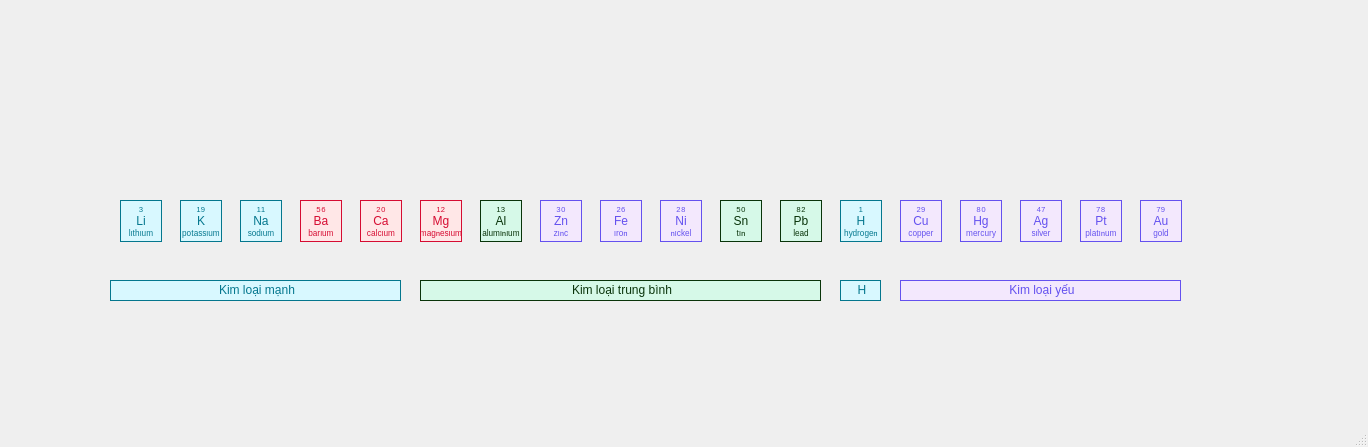
<?xml version="1.0" encoding="UTF-8"?>
<ui version="4.0">
 <class>MainWindow</class>
 <widget class="QMainWindow" name="MainWindow">
  <property name="geometry">
   <rect>
    <x>0</x>
    <y>0</y>
    <width>1368</width>
    <height>447</height>
   </rect>
  </property>
  <property name="windowTitle">
   <string>MainWindow</string>
  </property>
  <widget class="QWidget" name="centralwidget">
   <widget class="QPushButton" name="PB_Ba">
    <property name="geometry">
     <rect>
      <x>300</x>
      <y>200</y>
      <width>42</width>
      <height>42</height>
     </rect>
    </property>
    <property name="styleSheet">
     <string>background-color: #ffe7e7; color: #d60c32; border: 1px solid #d60c32;</string>
    </property>
    <property name="text">
     <string>₅₆
Ba
ᵇᵃʳᶦᵘᵐ</string>
    </property>
   </widget>
   <widget class="QPushButton" name="PB_Na">
    <property name="geometry">
     <rect>
      <x>240</x>
      <y>200</y>
      <width>42</width>
      <height>42</height>
     </rect>
    </property>
    <property name="styleSheet">
     <string>background-color: #d8f8ff; color: #04778e; border: 1px solid #04778e;</string>
    </property>
    <property name="text">
     <string>₁₁
Na
ˢᵒᵈᶦᵘᵐ</string>
    </property>
   </widget>
   <widget class="QPushButton" name="PB_K">
    <property name="geometry">
     <rect>
      <x>180</x>
      <y>200</y>
      <width>42</width>
      <height>42</height>
     </rect>
    </property>
    <property name="styleSheet">
     <string>background-color: #d8f8ff; color: #04778e; border: 1px solid #04778e;</string>
    </property>
    <property name="text">
     <string>₁₉
K
ᵖᵒᵗᵃˢˢᶦᵘᵐ</string>
    </property>
   </widget>
   <widget class="QPushButton" name="PB_Ca">
    <property name="geometry">
     <rect>
      <x>360</x>
      <y>200</y>
      <width>42</width>
      <height>42</height>
     </rect>
    </property>
    <property name="styleSheet">
     <string>background-color: #ffe7e7; color: #d60c32; border: 1px solid #d60c32;</string>
    </property>
    <property name="text">
     <string>₂₀
Ca
ᶜᵃˡᶜᶦᵘᵐ</string>
    </property>
   </widget>
   <widget class="QPushButton" name="PB_Li">
    <property name="geometry">
     <rect>
      <x>120</x>
      <y>200</y>
      <width>42</width>
      <height>42</height>
     </rect>
    </property>
    <property name="styleSheet">
     <string notr="true">background-color: #d8f8ff; color: #04778e; border: 1px solid #04778e;</string>
    </property>
    <property name="text">
     <string>₃
Li
ˡᶦᵗʰᶦᵘᵐ</string>
    </property>
   </widget>
   <widget class="QPushButton" name="PB_Ag">
    <property name="geometry">
     <rect>
      <x>1020</x>
      <y>200</y>
      <width>42</width>
      <height>42</height>
     </rect>
    </property>
    <property name="styleSheet">
     <string>background-color: #f3e8fd; color: #6451ef; border: 1px solid #6451ef;</string>
    </property>
    <property name="text">
     <string>₄₇
Ag
ˢᶦˡᵛᵉʳ</string>
    </property>
   </widget>
   <widget class="QPushButton" name="PB_Zn">
    <property name="geometry">
     <rect>
      <x>540</x>
      <y>200</y>
      <width>42</width>
      <height>42</height>
     </rect>
    </property>
    <property name="styleSheet">
     <string>background-color: #f3e8fd; color: #6451ef; border: 1px solid #6451ef;</string>
    </property>
    <property name="text">
     <string>₃₀
Zn
ᶻᶦⁿᶜ</string>
    </property>
   </widget>
   <widget class="QPushButton" name="PB_Sn">
    <property name="geometry">
     <rect>
      <x>720</x>
      <y>200</y>
      <width>42</width>
      <height>42</height>
     </rect>
    </property>
    <property name="styleSheet">
     <string>background-color: #d6f9e8; color: #09340a; border: 1px solid #09340a;</string>
    </property>
    <property name="text">
     <string>₅₀
Sn
ᵗᶦⁿ</string>
    </property>
   </widget>
   <widget class="QPushButton" name="PB_Pt">
    <property name="geometry">
     <rect>
      <x>1080</x>
      <y>200</y>
      <width>42</width>
      <height>42</height>
     </rect>
    </property>
    <property name="styleSheet">
     <string>background-color: #f3e8fd; color: #6451ef; border: 1px solid #6451ef;</string>
    </property>
    <property name="text">
     <string>₇₈
Pt
ᵖˡᵃᵗᶦⁿᵘᵐ</string>
    </property>
   </widget>
   <widget class="QPushButton" name="PB_Al">
    <property name="geometry">
     <rect>
      <x>480</x>
      <y>200</y>
      <width>42</width>
      <height>42</height>
     </rect>
    </property>
    <property name="styleSheet">
     <string notr="true">background-color: #d6f9e8; color: #09340a; border: 1px solid #09340a;</string>
    </property>
    <property name="text">
     <string>₁₃
Al
ᵃˡᵘᵐᶦⁿᶦᵘᵐ</string>
    </property>
   </widget>
   <widget class="QPushButton" name="PB_Fe">
    <property name="geometry">
     <rect>
      <x>600</x>
      <y>200</y>
      <width>42</width>
      <height>42</height>
     </rect>
    </property>
    <property name="styleSheet">
     <string>background-color: #f3e8fd; color: #6451ef; border: 1px solid #6451ef;</string>
    </property>
    <property name="text">
     <string>₂₆
Fe
ᶦʳᵒⁿ</string>
    </property>
   </widget>
   <widget class="QPushButton" name="PB_Pb">
    <property name="geometry">
     <rect>
      <x>780</x>
      <y>200</y>
      <width>42</width>
      <height>42</height>
     </rect>
    </property>
    <property name="styleSheet">
     <string>background-color: #d6f9e8; color: #09340a; border: 1px solid #09340a;</string>
    </property>
    <property name="text">
     <string>₈₂
Pb
ˡᵉᵃᵈ</string>
    </property>
   </widget>
   <widget class="QPushButton" name="PB_Au">
    <property name="geometry">
     <rect>
      <x>1140</x>
      <y>200</y>
      <width>42</width>
      <height>42</height>
     </rect>
    </property>
    <property name="styleSheet">
     <string>background-color: #f3e8fd; color: #6451ef; border: 1px solid #6451ef;</string>
    </property>
    <property name="text">
     <string>₇₉
Au
ᵍᵒˡᵈ</string>
    </property>
   </widget>
   <widget class="QPushButton" name="PB_Ni">
    <property name="geometry">
     <rect>
      <x>660</x>
      <y>200</y>
      <width>42</width>
      <height>42</height>
     </rect>
    </property>
    <property name="styleSheet">
     <string>background-color: #f3e8fd; color: #6451ef; border: 1px solid #6451ef;</string>
    </property>
    <property name="text">
     <string>₂₈
Ni
ⁿᶦᶜᵏᵉˡ</string>
    </property>
   </widget>
   <widget class="QPushButton" name="PB_Cu">
    <property name="geometry">
     <rect>
      <x>900</x>
      <y>200</y>
      <width>42</width>
      <height>42</height>
     </rect>
    </property>
    <property name="styleSheet">
     <string notr="true">background-color: #f3e8fd; color: #6451ef; border: 1px solid #6451ef;</string>
    </property>
    <property name="text">
     <string>₂₉
Cu
ᶜᵒᵖᵖᵉʳ</string>
    </property>
   </widget>
   <widget class="QPushButton" name="PB_Mg">
    <property name="geometry">
     <rect>
      <x>420</x>
      <y>200</y>
      <width>42</width>
      <height>42</height>
     </rect>
    </property>
    <property name="styleSheet">
     <string>background-color: #ffe7e7; color: #d60c32; border: 1px solid #d60c32;</string>
    </property>
    <property name="text">
     <string>₁₂
Mg
ᵐᵃᵍⁿᵉˢᶦᵘᵐ</string>
    </property>
   </widget>
   <widget class="QPushButton" name="PB_H">
    <property name="geometry">
     <rect>
      <x>840</x>
      <y>200</y>
      <width>42</width>
      <height>42</height>
     </rect>
    </property>
    <property name="styleSheet">
     <string>background-color: #d8f8ff; color: #04778e; border: 1px solid #04778e;</string>
    </property>
    <property name="text">
     <string>₁
H
ʰʸᵈʳᵒᵍᵉⁿ</string>
    </property>
   </widget>
   <widget class="QPushButton" name="PB_Hg">
    <property name="geometry">
     <rect>
      <x>960</x>
      <y>200</y>
      <width>42</width>
      <height>42</height>
     </rect>
    </property>
    <property name="styleSheet">
     <string>background-color: #f3e8fd; color: #6451ef; border: 1px solid #6451ef;</string>
    </property>
    <property name="text">
     <string>₈₀
Hg
ᵐᵉʳᶜᵘʳʸ</string>
    </property>
   </widget>
   <widget class="QLabel" name="label">
    <property name="geometry">
     <rect>
      <x>110</x>
      <y>280</y>
      <width>291</width>
      <height>21</height>
     </rect>
    </property>
    <property name="styleSheet">
     <string notr="true">background-color: #d8f8ff; color: #04778e; border: 1px solid #04778e;</string>
    </property>
    <property name="text">
     <string>&lt;html&gt;&lt;head/&gt;&lt;body&gt;&lt;p align=&quot;center&quot;&gt;Kim loại mạnh&lt;/p&gt;&lt;/body&gt;&lt;/html&gt;</string>
    </property>
   </widget>
   <widget class="QLabel" name="label_2">
    <property name="geometry">
     <rect>
      <x>420</x>
      <y>280</y>
      <width>401</width>
      <height>21</height>
     </rect>
    </property>
    <property name="styleSheet">
     <string notr="true">background-color: #d6f9e8; color: #09340a; border: 1px solid #09340a;</string>
    </property>
    <property name="text">
     <string>&lt;html&gt;&lt;head/&gt;&lt;body&gt;&lt;p align=&quot;center&quot;&gt;Kim loại trung bình&lt;/p&gt;&lt;/body&gt;&lt;/html&gt;</string>
    </property>
   </widget>
   <widget class="QLabel" name="label_3">
    <property name="geometry">
     <rect>
      <x>900</x>
      <y>280</y>
      <width>281</width>
      <height>21</height>
     </rect>
    </property>
    <property name="styleSheet">
     <string notr="true">background-color: #f3e8fd; color: #6451ef; border: 1px solid #6451ef;</string>
    </property>
    <property name="text">
     <string>&lt;html&gt;&lt;head/&gt;&lt;body&gt;&lt;p align=&quot;center&quot;&gt;Kim loại yếu&lt;/p&gt;&lt;/body&gt;&lt;/html&gt;</string>
    </property>
   </widget>
   <widget class="QLabel" name="label_4">
    <property name="geometry">
     <rect>
      <x>840</x>
      <y>280</y>
      <width>41</width>
      <height>21</height>
     </rect>
    </property>
    <property name="styleSheet">
     <string notr="true">background-color: #d8f8ff; color: #04778e; border: 1px solid #04778e;</string>
    </property>
    <property name="text">
     <string>&lt;html&gt;&lt;head/&gt;&lt;body&gt;&lt;p align=&quot;center&quot;&gt;H&lt;/p&gt;&lt;/body&gt;&lt;/html&gt;</string>
    </property>
   </widget>
  </widget>
  <widget class="QMenuBar" name="menubar">
   <property name="geometry">
    <rect>
     <x>0</x>
     <y>0</y>
     <width>1368</width>
     <height>18</height>
    </rect>
   </property>
  </widget>
  <widget class="QStatusBar" name="statusbar"/>
 </widget>
 <resources/>
 <connections/>
</ui>
